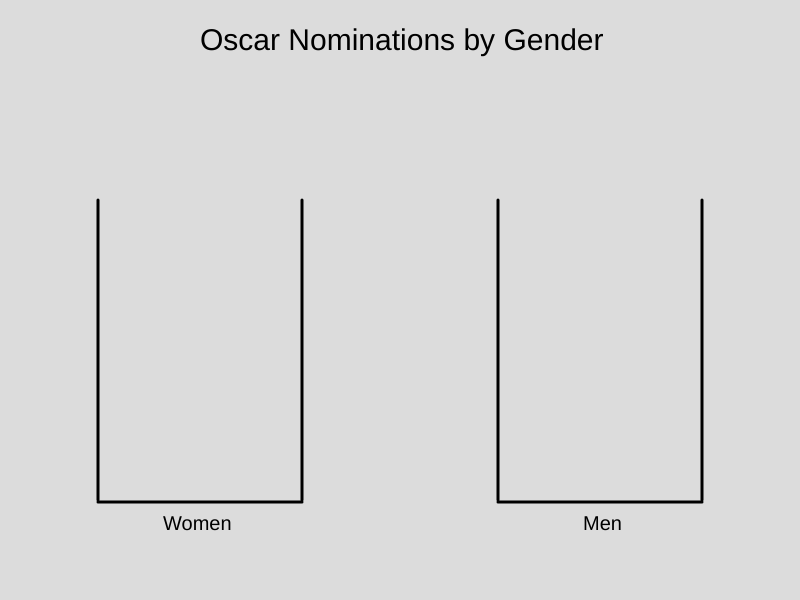
Frame 1 (no input)
Frame 60 (no input): identical to frame 1, image omitted
Frame 120 (the mouse pressed at the canvas centre since frame 60): identical to frame 1, image omitted

The p5.js sketch that drew this single still picture (run headless with seeded random() and noise() and a simulated clock; from frame 60 on, the mouse is pressed at the canvas centre):

// p5.js sketch
// ── sketch.js
let leftContainer, rightContainer;
let leftGrid, rightGrid;
let counterW = 0;
let counterM = 0;
let building = false;
let dataIndex = 0;
let stats;

function setup() {
  createCanvas(800, 600);
  leftContainer = new Container(100, 200);
  rightContainer = new Container(500, 200);
  leftGrid = new Grid(leftContainer);
  rightGrid = new Grid(rightContainer);
  stats = new Stats(373, 200);
}

function draw() {
  background(220);

  noStroke();
  textSize(30);
  text('Oscar Nominations by Gender', 200, 50);
  textSize(20);
  text('Women', 163, 530);
  text('Men', 583, 530);

  leftContainer.draw();
  rightContainer.draw();
  leftGrid.update();
  rightGrid.update();
  stats.show();

  if (dataIndex < data.length) {
    if (frameCount % 200 === 0) {
      building = true;
    }

    if (frameCount % 250 === 0) {
      building = false;
      dataIndex++;
      counterW = 0;
      counterM = 0;
    }

    if (building) {
      stats.text = data[dataIndex].year;

      if (counterW < data[dataIndex].women.length) {
        leftGrid.addBlock(data[dataIndex].women[counterW]);
        counterW++;
      }
      if (counterM < data[dataIndex].men.length) {
        rightGrid.addBlock(data[dataIndex].men[counterM]);
        counterM++;
      }
    }
  }
}

// ── block.js
class Block {
  constructor(x, y, color) {
    this.x = x;
    this.y = y;
    this.color = color;
    this.size = 10;
  }

  draw() {
    strokeWeight(1);
    fill(this.color);
    rect(this.x, this.y, this.size, this.size);
  }
}

// ── container.js
class Container {
  constructor(x, y) {
    this.x = x;
    this.y = y;
    this.length = 300;
    this.width = 200;
  }

  draw() {
    stroke(0);
    strokeWeight(3);
    line(this.x - 2, this.y, this.x - 2, this.y + this.length);
    line(
      this.x - 2,
      this.y + 2 + this.length,
      this.x + 2 + this.width,
      this.y + 2 + this.length
    );
    line(
      this.x + 2 + this.width,
      this.y + this.length,
      this.x + 2 + this.width,
      this.y
    );
  }
}

// ── data.js
const data = [
  { year: 1928, women: 10, men: 20 },
  { year: 1929, women: 15, men: 30 },
  { year: 1930, women: 6, men: 15 },
  { year: 1931, women: 15, men: 40 },
];

// ── grid.js
class Grid {
  constructor(container) {
    this.blockArray = [];
    this.container = container;
    this.width = container.width + container.x;
    this.startX = container.x;
    this.startY = container.length + container.y - 10;
  }

  addBlock(person) {
    let color = person.winner ? 'red' : 'yellow';

    this.blockArray.push(new Block(this.startX, this.startY, color));
    this.startX += 10;
    if (this.startX >= this.width) {
      this.startY -= 10;
      this.startX = this.container.x;
    }
  }

  update() {
    if (this.blockArray.length) {
      this.blockArray.forEach((block) => {
        block.draw();
      });
    }
  }
}

// ── stats.js
class Stats {
  constructor(x, y) {
    this.x = x;
    this.y = y;
    this.text;
  }

  show() {
    noStroke();
    fill(0);
    textSize(25);
    text(this.text, this.x, this.y);
  }
}
